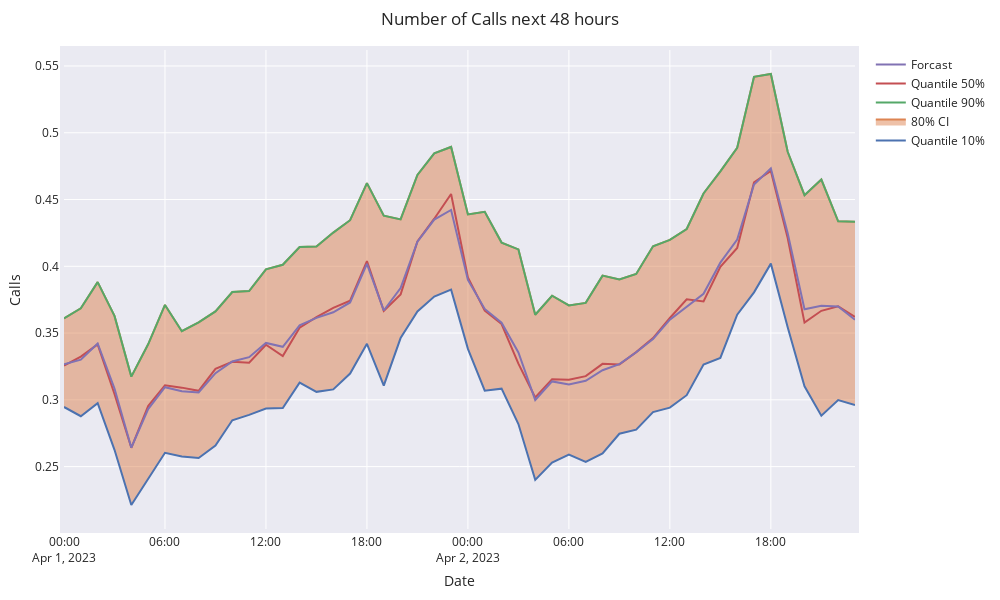

This figure's notebook cell:
### Code cell
# create the chart
fig = go.Figure()

time=df['timestamp']
CI_90=df['Q9']
CI_10=df['Q1']
CI_50=df['Q5']
forcast = df['forecast']

trace_10 = go.Scatter(x=time, y=CI_10, mode='lines', name='Quantile 10%')
fill_trace = go.Scatter(x=time, y=CI_90, mode='lines', name='80% CI', fill='tonexty')
trace_90 = go.Scatter(x=time, y=CI_90, mode='lines', name='Quantile 90%')
trace_50 = go.Scatter(x=time, y=CI_50, mode='lines', name='Quantile 50%')
trace_forcast = go.Scatter(x=time, y=forcast, mode='lines', name='Forcast')

fig = go.Figure([
    trace_10,
    fill_trace,
    trace_90,
    trace_50,
    trace_forcast,
])

fig.update_layout(
    title='Number of Calls next 48 hours',
    xaxis_title='Date',
    yaxis_title='Calls',
    autosize=False,
    width=1000,
    height=600,
    template='seaborn',
    margin=dict(
        l=50,
        r=25,
        b=10,
        t=50,
        pad=4
    ),
    #paper_bgcolor="ggplot2",
)

#filename = 'endpoint_forecast.png'
#path = 'Images/' + filename
#fig.write_image(path)
fig.show()
